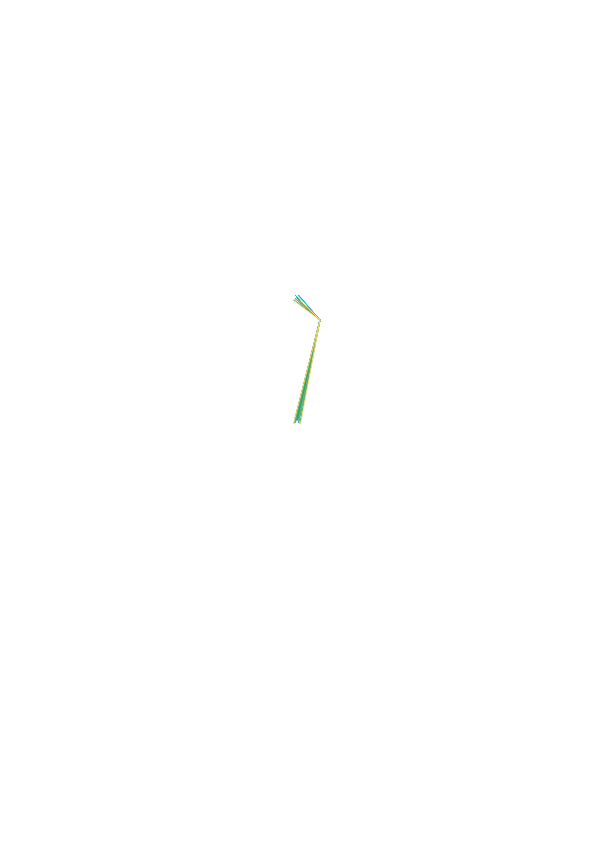
Frame 1 (no input)
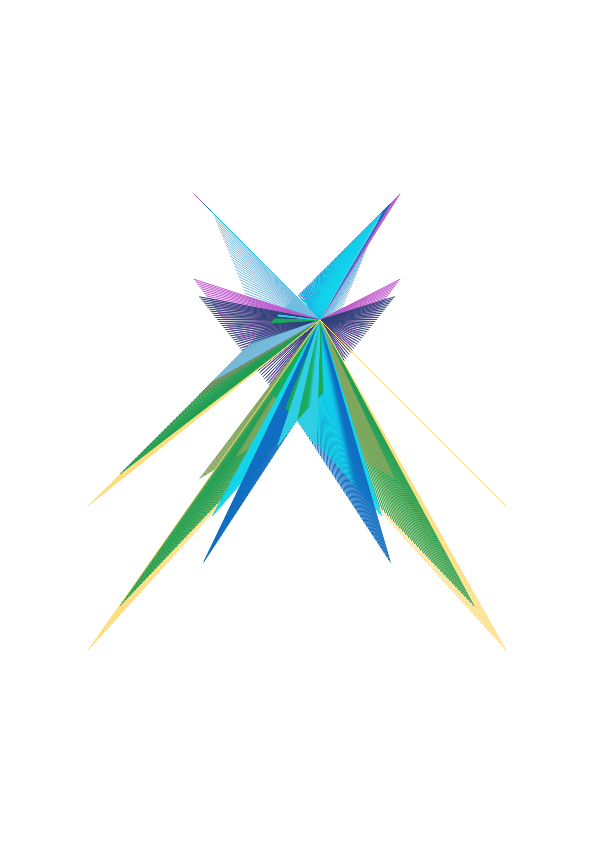
Frame 60 (no input)
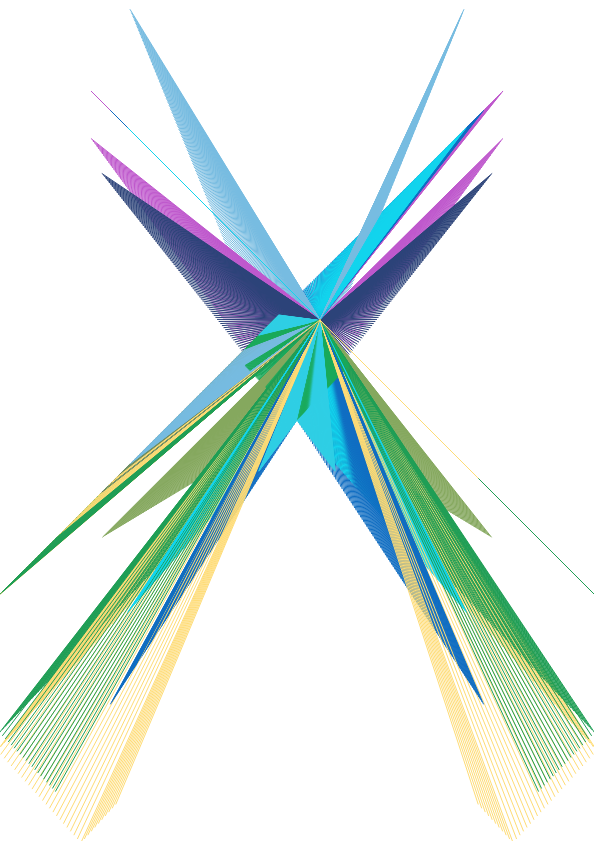
Frame 120 (the mouse pressed at the canvas centre since frame 60)

The p5.js sketch that drew these frames (run headless with seeded random() and noise() and a simulated clock; from frame 60 on, the mouse is pressed at the canvas centre):

// p5.js sketch
// ── sketch.js
//Creating the Array called 'lineArray'
var lineArray = [];
//Setting the size of the array to 10
var arraySize = 10;

var clickArea;

//Setting up the canvas for the creative code to be displayed on
function setup() {
  createCanvas(594, 841);
    this.colourSlider;
    colourSlider = createSlider(0, 255, 127);
    background(colourSlider.value,255,255);
//Sets up a loop to create a new line for the size of the array (10) 
  for (let z=0; z<arraySize; z++){
//Sets the array, 'lineArray', to be equal to (hold) the value of 'i'
    lineArray[z] = new Line(297, 420, random(-4, 4), random(-4, 4), 320);
  }
}


//Setting up the draw function
function draw() {
    
if(mouseX >= 0 && mouseX <= 0+594 && mouseY >= 0 && mouseY <= 0+841){
    clickArea = true;
    }
    
else{
    clickArea = false;
}
    
if(clickArea == true){
    if(keyIsPressed){
        clear();
    }
}
    
//Sets up a loop to display equal to the number of 'units' in the string in 'lineArray'
  for (let z=0; z<lineArray.length; z++){
//Makes the array adhere to both the functions, 'moveLineFunction' and 'drawLineFunction'
    lineArray[z].moveLineFunction();
    lineArray[z].drawLineFunction();
  }
}

//The setup for my line class
class Line{

constructor(x, y, speedX, speedY, size){
    //Setup of the line class' variables
    // 'this.' is used as they refer directly to the object, also it allows them to be used within other functions (public).
    this.x = x;
    this.y = y;
    this.speedX = speedX;
    this.speedY = speedY;

    //Setting up the random value selection to be used in a fill() function. 
    this.Red = random(255);
    this.Green = random(255);
    this.Blue = random(255);
    
    //Setting up the size and the value for the opacity of each line (255 = full)
    this.Alpha = 255;
    this.size = size;
  }

  //A function that takes care of movement of the lines and collision with the sides of the canvas
moveLineFunction(){
    //Motion system - current position and speed
    this.x = this.x + this.speedX;
    this.y = this.y + this.speedY;

    //Based on boundaries collision, reverse direction for x and y
    if (this.x > width || this.x<0){
      this.speedX *= -1;
    }
    if (this.y > (height) || this.y<0){
      this.speedY *= -1;
    }
  }

  //Class function that displays the lines and their reflected partner
drawLineFunction(){
    this.fillcol = color(this.Red, this.Green, this.Blue, this.Alpha)
    fill(this.fillcol);
    stroke(this.fillcol);
    this.x2 = map(this.x, 0, width, width, 0);
    this.y2 = map(this.x, 0, width, width, 0);
    line(this.x, this.y, this.size, this.size);
    line(this.x2, this.y2, this.size, this.size);
    line(this.x2, this.y, this.size, this.size);
    line(this.x, this.y2, this.size, this.size);
  }
}
